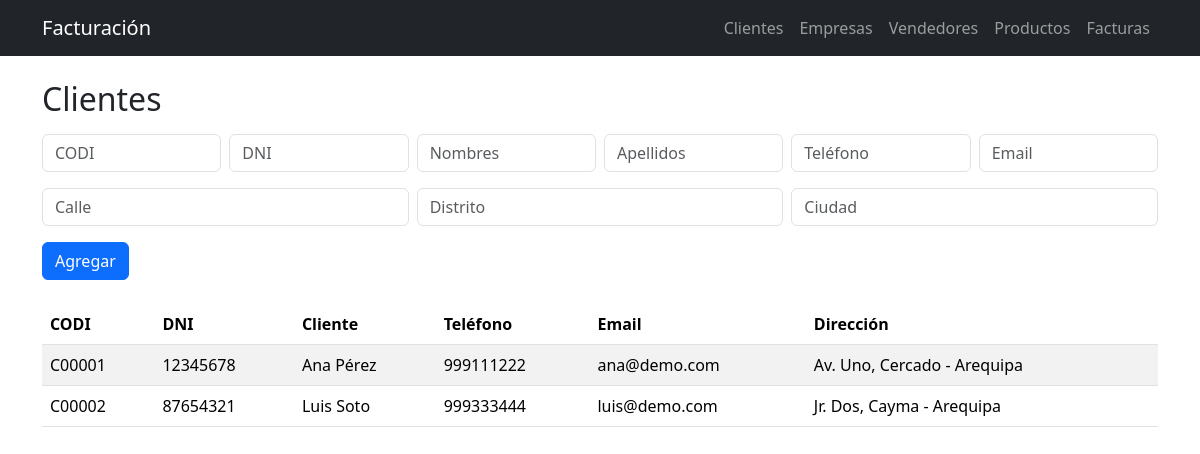
Before: /clientes with the older database file.
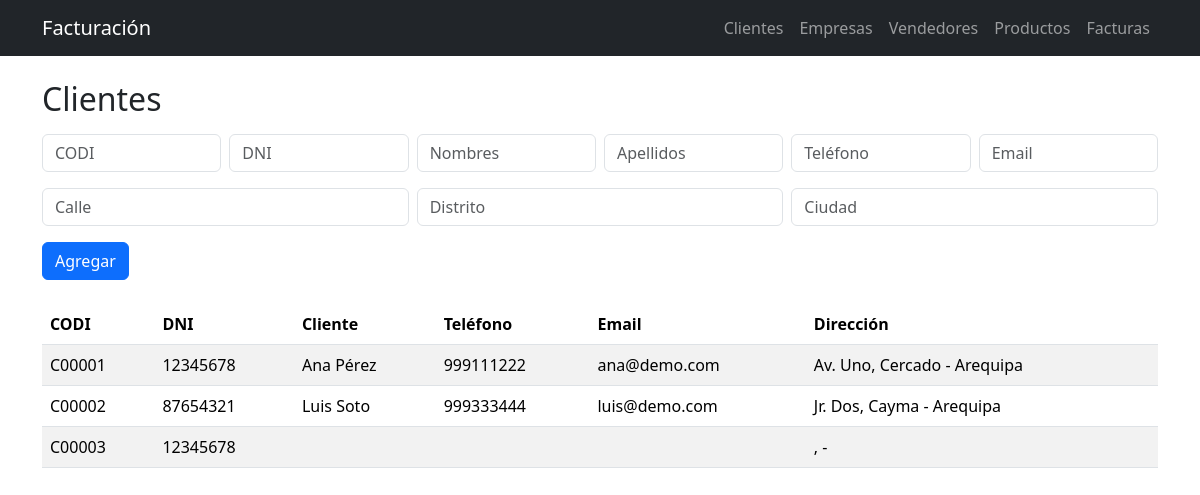
After: the same page with the newer database file.
### tables this page shows
CREATE TABLE CLIENTE (
  CODI  CHAR(6)  PRIMARY KEY,
  DNI   CHAR(8),
  NOMB  VARCHAR(40),
  APEL  VARCHAR(40),
  TELF  VARCHAR(9),
  EMAIL VARCHAR(60),
  CALLE VARCHAR(40),
  DIST  VARCHAR(30),
  CIUD  VARCHAR(30)
);

### app.py (the view)
@app.route("/clientes")
def clientes():
    db = get_db()
    rows = db.execute("SELECT * FROM CLIENTE ORDER BY CODI").fetchall()
    return render_template("clientes.html", rows=rows)

### app.py (called while the page is built)
def get_db():
    db = getattr(g, "_db", None)
    if db is None:
        need_init = not os.path.exists(DB_PATH)
        db = g._db = sqlite3.connect(DB_PATH)
        db.row_factory = sqlite3.Row
        db.execute("PRAGMA foreign_keys = ON")
        if need_init:
            with open(SCHEMA_PATH, "r", encoding="utf-8") as f:
                db.executescript(f.read())
            seed(db)
            db.commit()
    return db

### templates/clientes.html
{% extends "base.html" %}
{% block content %}
<h2 class="mb-3">Clientes</h2>
<form class="row g-2 mb-4" method="post" action="{{ url_for('clientes_nuevo') }}">
  <div class="col-2"><input required name="CODI" placeholder="CODI" class="form-control"></div>
  <div class="col-2"><input name="DNI" placeholder="DNI" class="form-control"></div>
  <div class="col-2"><input name="NOMB" placeholder="Nombres" class="form-control"></div>
  <div class="col-2"><input name="APEL" placeholder="Apellidos" class="form-control"></div>
  <div class="col-2"><input name="TELF" placeholder="Teléfono" class="form-control"></div>
  <div class="col-2"><input name="EMAIL" placeholder="Email" class="form-control"></div>
  <div class="col-4"><input name="CALLE" placeholder="Calle" class="form-control mt-2"></div>
  <div class="col-4"><input name="DIST" placeholder="Distrito" class="form-control mt-2"></div>
  <div class="col-4"><input name="CIUD" placeholder="Ciudad" class="form-control mt-2"></div>
  <div class="col-12"><button class="btn btn-primary mt-2">Agregar</button></div>
</form>
<table class="table table-striped">
  <thead><tr><th>CODI</th><th>DNI</th><th>Cliente</th><th>Teléfono</th><th>Email</th><th>Dirección</th></tr></thead>
  <tbody>
  {% for r in rows %}
    <tr>
      <td>{{ r.CODI }}</td>
      <td>{{ r.DNI }}</td>
      <td>{{ r.NOMB }} {{ r.APEL }}</td>
      <td>{{ r.TELF }}</td>
      <td>{{ r.EMAIL }}</td>
      <td>{{ r.CALLE }}, {{ r.DIST }} - {{ r.CIUD }}</td>
    </tr>
  {% endfor %}
  </tbody>
</table>
{% endblock %}

### templates/base.html (shortened to what this page needs)
<!doctype html>
<html lang="es">
<head>
  <link
    href="https://cdn.jsdelivr.net/npm/bootstrap@5.3.3/dist/css/bootstrap.min.css"
    rel="stylesheet">
</head>
<body>
<nav class="navbar navbar-expand-lg bg-dark navbar-dark mb-4">
  <div class="container">
    <a class="navbar-brand" href="{{ url_for('index') }}">Facturación</a>
    <div class="navbar-nav">
      <a class="nav-link" href="{{ url_for('clientes') }}">Clientes</a>
      <a class="nav-link" href="{{ url_for('empresas') }}">Empresas</a>
      <a class="nav-link" href="{{ url_for('vendedores') }}">Vendedores</a>
      <a class="nav-link" href="{{ url_for('productos') }}">Productos</a>
      <a class="nav-link" href="{{ url_for('facturas') }}">Facturas</a>
    </div>
  </div>
</nav>
<div class="container">
  {% block content %}{% endblock %}
</div>
</body>
</html>

Changed rows visible on the page:
added CLIENTE: CODI "C00003", DNI "12345678"
